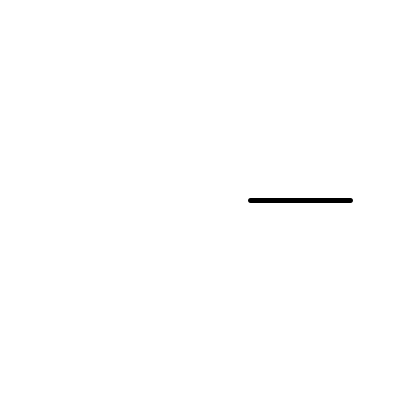
Frame 1 (no input)
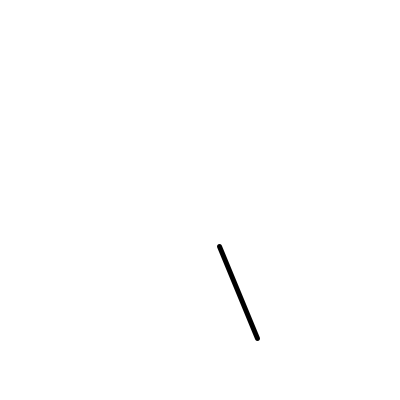
Frame 60 (the mouse pressed at the canvas centre just before this capture)
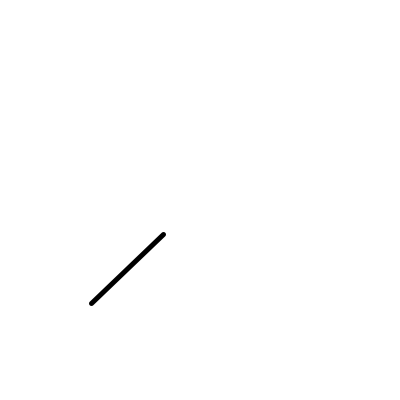
Frame 120 (the mouse held since frame 60 and released just before this capture)

The Processing sketch that drew these frames (run headless with seeded random() and noise(); from frame 60 on, the mouse is pressed at the canvas centre):

// Processing sketch: RotatingLine
// ── RotatingLine.pde
// draws a single black line on a white background
// the line's ends lie on points 50 and 150 pixels away from the centre of the window
// the line rotates around the centre of the window

float angle = 0.0 ; // the angle at which the line is drawn, in radians

void setup(){
  size(400,400);
//  frameRate(60);
}

void draw(){
  float c, s ;
  background(255) ;
  c = cos(angle) ;
  s = sin(angle) ;
  strokeWeight(5) ;
  line( c*50+200, s*50+200, c*150+200, s*150+200 ) ;
  /* this draws a line starting at a point on a circle of radius 50 units
     centred at (200,200) and ending at a point on a circle of radius 150
     units, centred in the same place. The window size is 400x400, so
     (200,200) is the centre of the window.
   */
  angle = angle + 0.02 ; // change to 0.2 to see what happens
}
